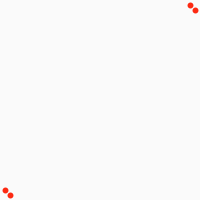
Frame 1 (no input)
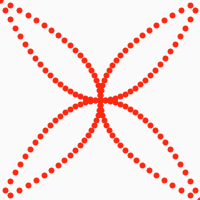
Frame 60 (the mouse pressed at the canvas centre just before this capture)
Frame 120 (the mouse held since frame 60 and released just before this capture): identical to frame 60, image omitted

The Processing sketch that drew these frames (run headless with seeded random() and noise(); from frame 60 on, the mouse is pressed at the canvas centre):

// Processing sketch: processing_94657
// ── processing_94657.pde

// Patrícia e Thais 
//Flor
int x=-100;
 int y=25;
 void setup (){
  size (200, 200);
  background (250);
}
    
 void draw (){
  int spacing= 05;// espaço entre as bolinhas
  int endegs=200;
  stroke (252,41,18);
  strokeWeight(6);
    x=x+spacing;
    point (x+100,x*x/100+100); //linha de baixo
     point (-x+100,-x*x/100+100); //linha de cima
      point (x*x/100+100, x+100); // lateral
     point (-x*x/100+100, -x+100);// lateral
      
  }
